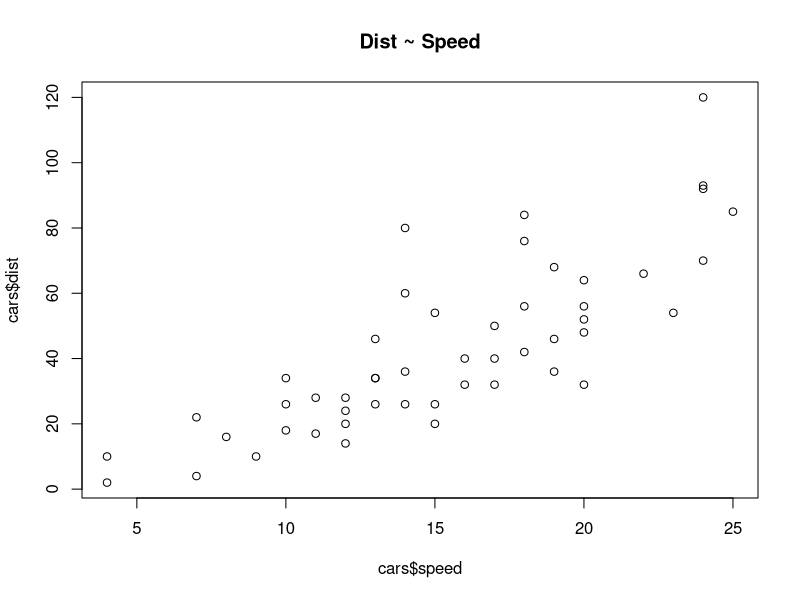
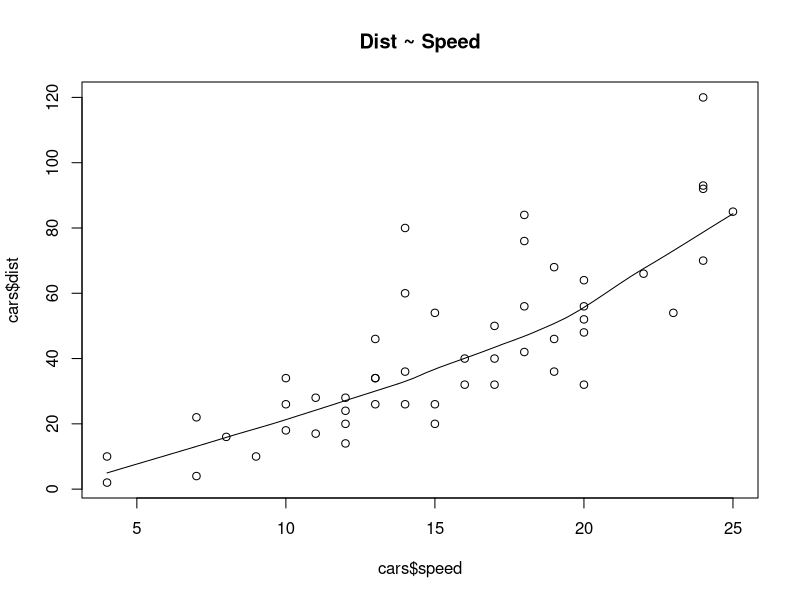
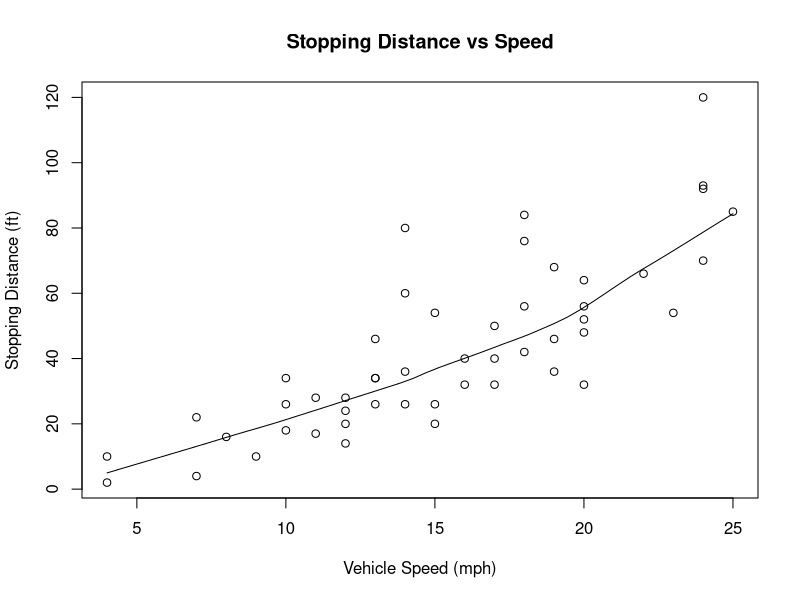
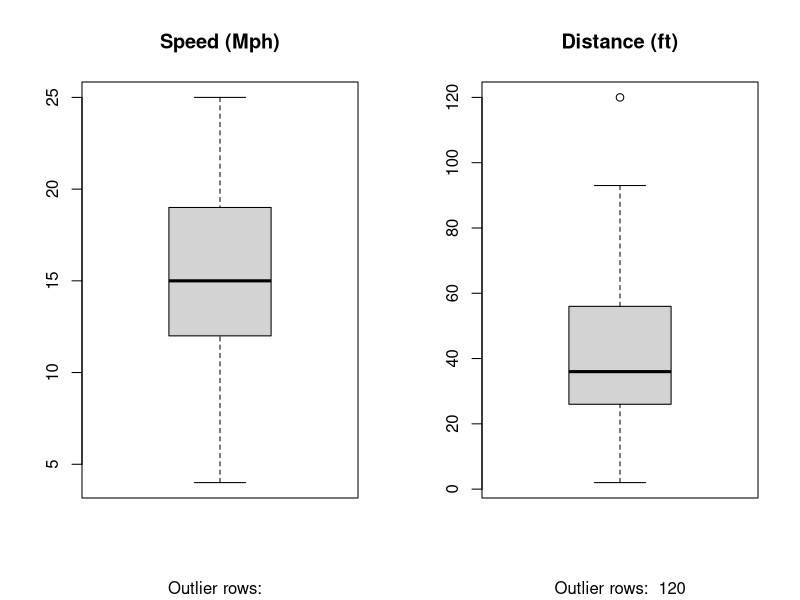
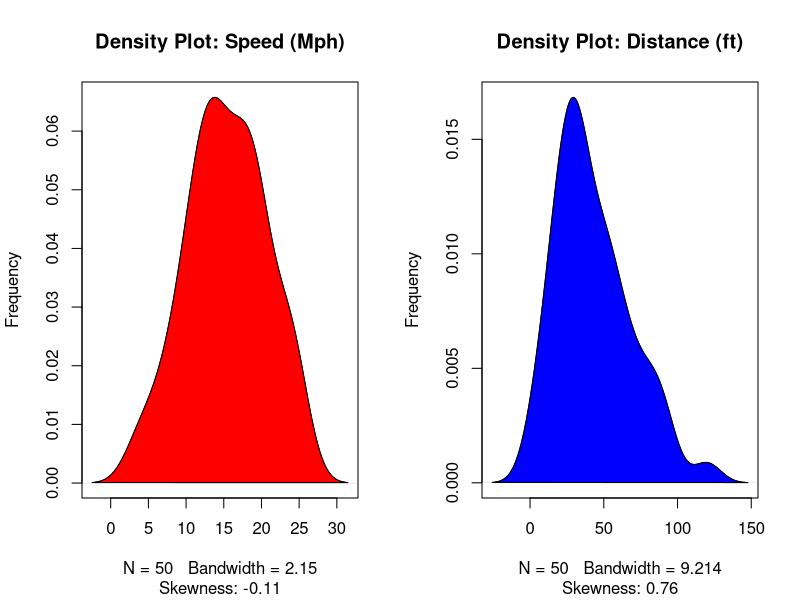

Recreate these plots in R, in order.
## ---- chunk 1
knitr::opts_chunk$set(echo = TRUE)
## ---- chunk 2
# install package e1071 (run install.packages just the once if needed),
# or use the Tools -> Install Packages... option from the menu above.
#install.packages("e1071")
#install.packages("ggplot2")
library(e1071)
library(ggplot2)
## ---- chunk 3
# use the cars dataset and pass it into a function to understand its dimensions and structure.
# Hint: overwrite the underscore with a function and the dataset
dim(cars)
str(cars)
names(cars)
dim(cars)
## ---- chunk 4
# Simple Scatterplot
plot(x = cars$speed, y = cars$dist, main = "Dist ~ Speed")
## ---- chunk 5
# Scatterplot with trend line
scatter.smooth(x = cars$speed, y = cars$dist, main = "Dist ~ Speed")
## ---- chunk 6
# Calculate the correlation between speed and dist
cor(cars$speed, cars$dist)
## ---- chunk 7
# An improved Scatter Plot
scatter.smooth(x = cars$speed, y = cars$dist, main = "Stopping Distance vs Speed", xlab = "Vehicle Speed (mph)", ylab = "Stopping Distance (ft)")
## ---- chunk 8
# Partition plot window and create boxplots
par(mfrow = c(1, 2))
boxplot(cars$speed, main = "Speed (Mph)", sub = paste("Outlier rows: ", boxplot.stats(cars$speed)$out))
boxplot(cars$dist, main = "Distance (ft)", sub = paste("Outlier rows: ", boxplot.stats(cars$dist)$out))
## ---- chunk 9
# density plot for 'speed'
plot(density(cars$speed),
  main="Density Plot: Speed (Mph)",
  ylab="Frequency", sub=paste("Skewness:", round(e1071::skewness(cars$speed), 2)))
polygon(density(cars$speed), col="red")

## ---- chunk 10
# density plot for 'dist'

plot(density(cars$dist),
     main="Density Plot: Distance (ft)",
     ylab= "Frequency", sub=paste("Skewness:", round(e1071::skewness(cars$dist), 2)))
polygon(density(cars$dist), col='blue')
